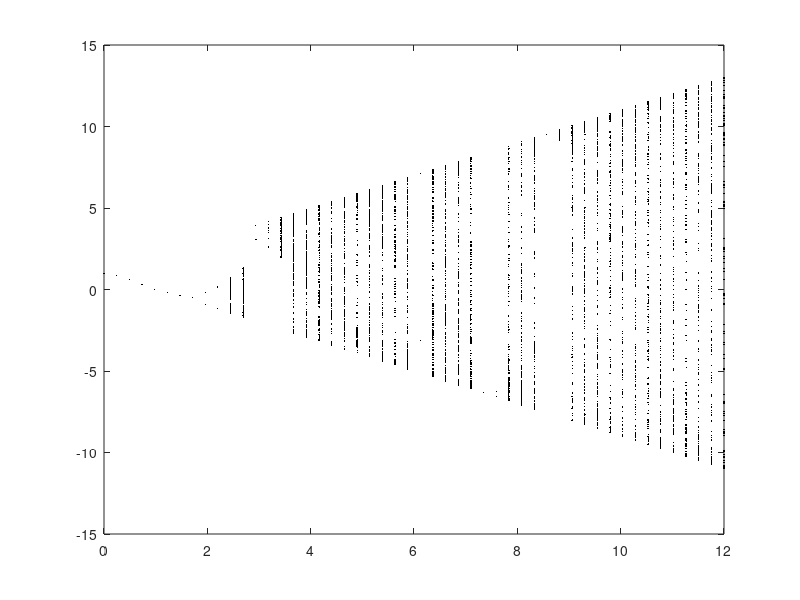

This figure's MATLAB source:
%%%%%modified henon map
%       Plots semi-stable values of
%       x(n+1) = r*x(n)*(1-x(n)) as r increases to 4.
%
% FARSAN F J, LBS CENTRE FOR SCIENCE AND TECHNOLOGY, INDIA, 2019

clear
scale = 1000; % determines the level of rounding
maxpoints = 200; % determines maximum values to plot
N = 50; % number of "r" values to simulate
a = 0.0; % starting value of "r"
b = 12.0; % final value of "r"... anything higher diverges.
rs = linspace(a,b,N); % vector of "r" values
M = 500; % number of iterations of henon equation

% Loop through the "r" values
for j = 1:length(rs)
    
    r=rs(j); % get current "r"
    x=zeros(M,1);
     y=zeros(M,1);               % allocate memory
    x(1) = 0.5; % initial condition (can be anything from 0 to 1)
    y(1)=0.07;
    for i = 2:M, % iterate
        x(i)=1-r*cos(x(i-1))+0.3*y(i);
        y(i)=x(i);
    end
    % only save those unique, semi-stable values6
    out{j} = unique(round(scale*x(end-maxpoints:end)));
end

% Rearrange cell array into a large n-by-2 vector for plotting
data = [];
for k = 1:length(rs)
    n = length(out{k});
    data = [data;  rs(k)*ones(n,1),out{k}];
end

% Plot the data
figure(97);clf

 plot(data(:,1),data(:,2)/scale,'k.','markersize',0.0001);
% set(h,'markersize',0.1)
% axis tight
% set(gca,'units','normalized','position',[0 0 1 1])
% set(gcf,'color','white')
%axis on